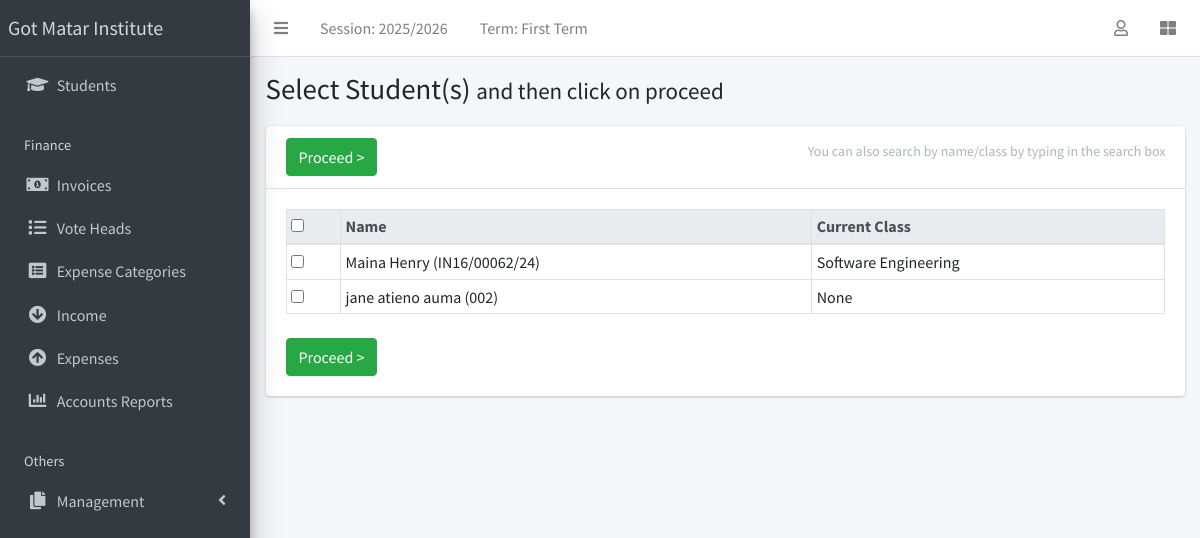
The page /result/create/ (signed in) on the database its author committed.
### apps/corecode/models.py (models this page shows, shortened)
class AcademicSession(models.Model):
    name = models.CharField(max_length=200, unique=True)
    current = models.BooleanField(default=True)
    class Meta:
        ordering = ["-name"]

class AcademicTerm(models.Model):
    name = models.CharField(max_length=20, unique=True)
    current = models.BooleanField(default=True)
    class Meta:
        ordering = ["name"]

class StudentClass(models.Model):
    name = models.CharField(max_length=200, unique=True)
    class Meta:
        verbose_name = "Class"
        verbose_name_plural = "Classes"
        ordering = ["name"]
    def __str__(self):
        return self.name

### apps/students/models.py (models this page shows, shortened)
class Student(models.Model):
    STATUS_CHOICES = [("active", "Active"), ("inactive", "Inactive")]
    GENDER_CHOICES = [("male", "Male"), ("female", "Female")]
    current_status = models.CharField(
        max_length=10, choices=STATUS_CHOICES, default="active"
    )
    registration_number = models.CharField(max_length=200, unique=True)
    surname = models.CharField(max_length=200)
    firstname = models.CharField(max_length=200)
    other_name = models.CharField(max_length=200, blank=True)
    gender = models.CharField(max_length=10, choices=GENDER_CHOICES, default="male")
    date_of_birth = models.DateField(default=timezone.now)
    current_class = models.ForeignKey(
        StudentClass, on_delete=models.SET_NULL, blank=True, null=True
    )
    date_of_admission = models.DateField(default=timezone.now)
    mobile_num_regex = RegexValidator(
        regex="^[0-9]{10,15}$", message="Entered mobile number isn't in a right format!"
    )
    parent_mobile_number = models.CharField(
        validators=[mobile_num_regex], max_length=13, blank=True
    )
    address = models.TextField(blank=True)
    others = models.TextField(blank=True)
    passport = models.ImageField(blank=True, upload_to="students/passports/")
    class Meta:
        ordering = ["surname", "firstname", "other_name"]
    def __str__(self):
        return f"{self.surname} {self.firstname} {self.other_name} ({self.registration_number})"

### apps/result/views.py (the view, shortened to what this page needs)
# urls.py: path("create/", create_result, name="create-result"),
@login_required
def create_result(request):
    students = Student.objects.all()
    return render(request, "result/create_result.html", {"students": students})

### apps/corecode/context_processors.py (called while the page is built)
def site_defaults(request):
    current_session = AcademicSession.objects.get(current=True)
    current_term = AcademicTerm.objects.get(current=True)
    vals = SiteConfig.objects.all()
    contexts = {
        "current_session": current_session.name,
        "current_term": current_term.name,
        "main_college_system_url": settings.MAIN_COLLEGE_SYSTEM_URL,
    }
    for val in vals:
        contexts[val.key] = val.value
    return contexts

### apps/result/templates/result/create_result.html (shortened to what this page needs)
{% extends 'base.html' %}
{% block title %}
  Select Student(s) <span class="small">and then click on proceed</span>
{% endblock title %}
{% block content-header %}
  <form method="POST">
  <div class="card-header">
    <h3 class="card-title">
      <input type="submit" class="btn btn-success" value="Proceed >">
    </h3>
    <div class="card-tools">
      <p class="small btn btn-tool">You can also search by name/class by typing in the search box</p>
    </div>
  </div>
{% endblock content-header %}
{% block content %}
  <table id="studenttable" class="table table-sm table-bordered" data-page-length='100'>
    <thead class="thead-light">
      <tr>
        <th><input type="checkbox" id="selecter"></th>
        <th>Name</th>
        <th>Current Class</th>
      </tr>
    </thead>
    <tbody>
      {% for student in students %}
        <tr>
          <td><input type="checkbox" id="{{ student.id }}" name="students" value="{{ student.id}}"></td>
          <td>{{student}} </td>
          <td>{{student.current_class}}</td>
        </tr>
      {% endfor %}
    </tbody>
  </table>
  <input type="submit" class="btn btn-success mt-2" value="Proceed >">
</form>
{% endblock content %}

### templates/base.html (shortened to what this page needs)
{% load static %}
<!DOCTYPE html>
<html lang="en">
<head>
  <link rel="stylesheet" href="{% static 'plugins/fontawesome-free/css/all.min.css' %}">
  <link rel="stylesheet" href="{% static 'plugins/toastr/toastr.min.css' %}">
  <link rel="stylesheet"
    href="{% static 'plugins/overlayScrollbars/css/OverlayScrollbars.min.css' %}">
  <link rel="stylesheet" href="{% static 'plugins/Datatables/datatables.min.css' %}" />
  <link rel="stylesheet" href="{% static 'dist/css/adminlte.min.css' %}">
</head>
<body
  class="hold-transition sidebar-mini layout-fixed layout-navbar-fixed layout-footer-fixed">
  <div class="wrapper">
    <nav class="main-header navbar navbar-expand navbar-white navbar-light">
      <ul class="navbar-nav">
        <li class="nav-item">
          <a class="nav-link" data-widget="pushmenu" href="#" role="button"><i
              class="fas fa-bars"></i></a>
        </li>
        <li class="nav-item d-none d-sm-inline-block">
          <a href="{% url 'current-session' %}" class="nav-link">Session: {{ current_session }}</a>
        </li>
        <li class="nav-item d-none d-sm-inline-block">
          <a href="{% url 'current-session' %}" class="nav-link">Term: {{ current_term }}</a>
        </li>
      </ul>
      <ul class="navbar-nav ml-auto">
        <li class="nav-item dropdown">
          <a class="nav-link" data-toggle="dropdown" href="#">
            <i class="far fa-user"></i>
          </a>
        </li>
        <li class="nav-item">
          <a class="nav-link" data-widget="control-sidebar" data-slide="true"
            href="#" role="button"><i class="fas fa-th-large"></i></a>
        </li>
      </ul>
    </nav>
    <aside class="main-sidebar sidebar-dark-primary elevation-4">
      <a href="{% if main_college_system_url %}{{ main_college_system_url }}{% else %}{% url 'home' %}{% endif %}" class="brand-link">Got Matar Institute</a>
      <div class="sidebar">
        <nav class="mt-2">
          <ul class="nav nav-pills nav-sidebar flex-column"
            data-widget="treeview" role="menu" data-accordion="false">
            <li class="nav-item">
              <a href="{% url 'student-list' %}" class="nav-link">
                <i class="nav-icon fas fa-graduation-cap"></i>
                <p>
                  Students
                </p>
              </a>
            </li>
            <li class="nav-header">Finance</li>
            <li class="nav-item">
              <a href="{% url 'invoice-list' %}" class="nav-link">
                <i class="nav-icon fas fa-money-bill-alt"></i>
                <p>
                  Invoices
                </p>
              </a>
            </li>
            <li class="nav-item">
              <a href="{% url 'votehead-list' %}" class="nav-link">
                <i class="nav-icon fas fa-list"></i>
                <p>Vote Heads</p>
              </a>
            </li>
            <li class="nav-item">
              <a href="{% url 'expensecategory-list' %}" class="nav-link">
                <i class="nav-icon fas fa-list-alt"></i>
                <p>Expense Categories</p>
              </a>
            </li>
            <li class="nav-item">
              <a href="{% url 'income-list' %}" class="nav-link">
                <i class="nav-icon fas fa-arrow-circle-down"></i>
                <p>Income</p>
              </a>
            </li>
            <li class="nav-item">
              <a href="{% url 'expense-list' %}" class="nav-link">
                <i class="nav-icon fas fa-arrow-circle-up"></i>
                <p>Expenses</p>
              </a>
            </li>
            <li class="nav-item">
              <a href="{% url 'summary-report' %}" class="nav-link">
                <i class="nav-icon fas fa-chart-bar"></i>
                <p>Accounts Reports</p>
              </a>
            </li>
            <li class="nav-header">Others</li>
            <li class="nav-item has-treeview">
              <a href="#" class="nav-link">
                <i class="nav-icon fas fa-copy"></i>
                <p>
                  Management
                  <i class="fas fa-angle-left right"></i>
                </p>
              </a>
            </li>
          </ul>
        </nav>
      </div>
    </aside>
    <div class="content-wrapper">
      <section class="content-header">
        <div class="container-fluid">
          <div class="row mb-1">
            <div class="col-sm-8">
              <h1>{% block title %}{% endblock title %}</h1>
            </div>
            <div class="col-sm-4">
            </div>
          </div>
        </div>
      </section>
      <section class="content">
        <div class="container-fluid">
          <div class="row">
            <div class="col-md-12">
              {% block fullcard %}
              <div class="card">
                {% block content-header %}{% endblock content-header %}
                <div class="card-body">
                  <div class="row">
                    <div class="col">
                      {% block content %}
                      {% endblock content %}
                    </div>
                  </div>
                </div>
              </div>
              {% endblock fullcard %}
            </div>
          </div>
</body>
</html>

### rows shown on the page
AcademicSession: name "2025/2026"
AcademicTerm: name "First Term"
Student: surname+firstname+other_name "Maina Henry (IN16/00062/24)", current_class "Software Engineering"
Student: surname+firstname+other_name "jane atieno auma (002)", current_class "None"
